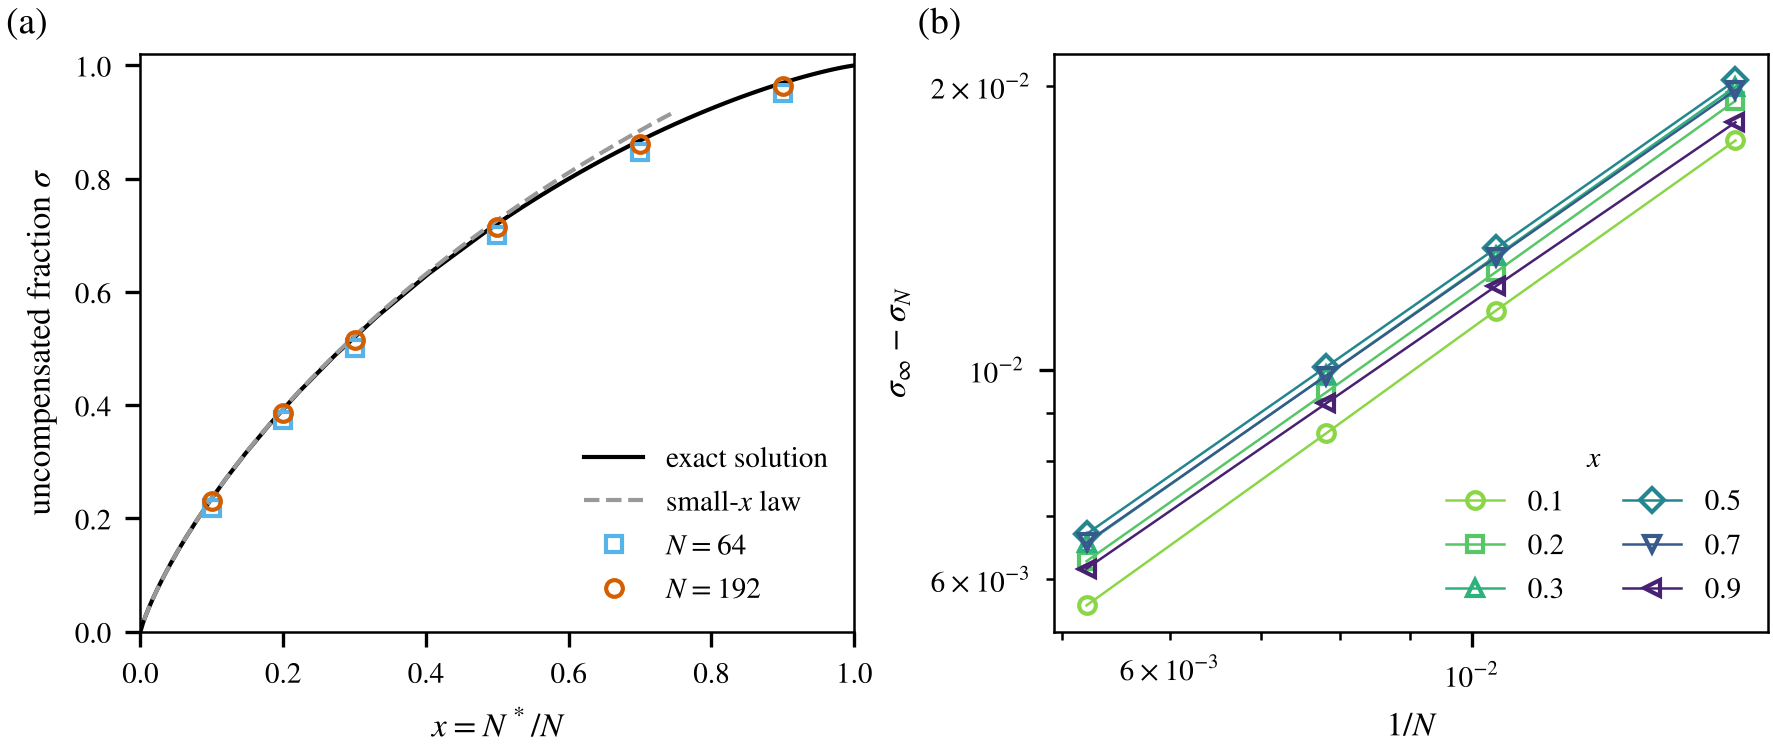

Source code (Python):
"""Fig. 4: uncompensated fraction sigma_inf(x): exact solution vs boundary-Pfaffian enumeration."""
import sys, pickle, numpy as np, matplotlib.pyplot as plt
from scipy.special import gamma
from scipy.optimize import brentq
sys.path.insert(0, "../corner_islands")
from style import *
from elliptic_sol import Sol
d = pickle.load(open("../data/bx_exact.pkl", "rb"))
rs = np.concatenate([np.geomspace(2e-3, 0.3, 25), np.linspace(0.32, 0.985, 45)]); S = [Sol(r) for r in rs]
X = np.array([s.x() for s in S]); Sg = np.array([s.sigma() for s in S]); o = np.argsort(X); X, Sg = X[o], Sg[o]
fig, ax = plt.subplots(1, 2, figsize=(TEXTW, 2.5), gridspec_kw=dict(wspace=0.28))
A = 8 * np.log(2) / np.pi ** 2; B = 4 * np.pi ** 1.5 * np.e / (gamma(0.25) ** 2 * np.log(2)); xx = np.linspace(0.005, 0.75, 200)
ax[0].plot(np.r_[0, X, 1], np.r_[0, Sg, 1], "k-", label="exact solution"); ax[0].plot(xx, A * xx * np.log(B / xx), "--", color=GREY, label=r"small-$x$ law")
xs = sorted({x for (_, x) in d})
for N, m, c in ((64, "s", SKY), (192, "o", VERM)):
    ax[0].plot(xs, [d[(N, x)] for x in xs], m, mfc="none", color=c, label=f"$N={N}$")
ax[0].set_xlabel(r"$x=N^*/N$"); ax[0].set_ylabel(r"uncompensated fraction $\sigma$"); ax[0].set_xlim(0, 1); ax[0].set_ylim(0, 1.02); ax[0].legend(loc="lower right")
for x in xs:
    Ns = np.array(sorted(N for (N, y) in d if y == x)); se = Sol(brentq(lambda r: Sol(r).x() - x, 1e-3, 0.995, xtol=1e-13)).sigma()
    ax[1].plot(1 / Ns, [se - d[(N, x)] for N in Ns], "-", marker=MARK[x], color=xcolor(x), mfc="none", lw=0.6, label=f"${x}$")
ax[1].set_xscale("log"); ax[1].set_yscale("log"); ax[1].set_xlabel(r"$1/N$"); ax[1].set_ylabel(r"$\sigma_\infty-\sigma_N$"); ax[1].legend(title="$x$", ncol=2, loc="lower right", title_fontsize=7)
panel(ax[0], "(a)", x=-0.13); panel(ax[1], "(b)", x=-0.13)
save(fig, "fig4_sigma")
for x in xs: print(x, [(N, d[(N, x)]) for N in sorted(N for (N, y) in d if y == x)])
